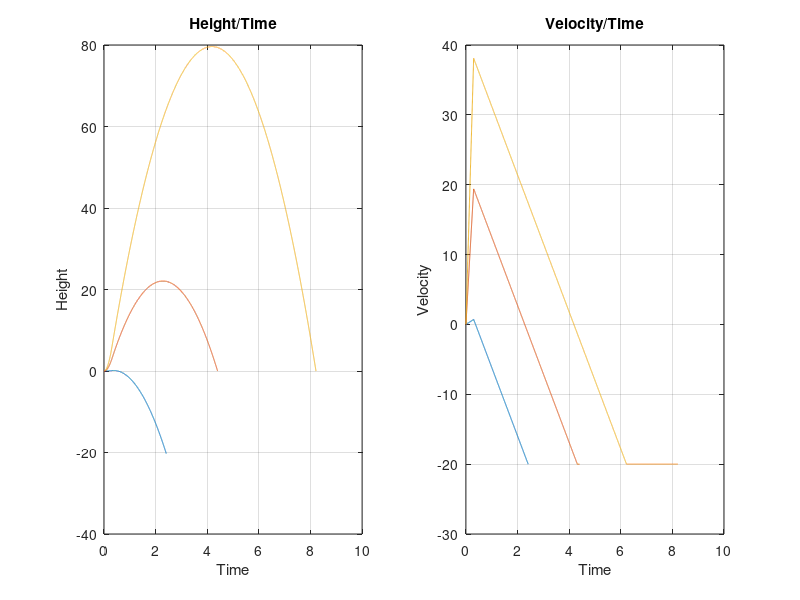

The MATLAB source for this figure:
clear, clc, close all

%Comments yap yap yap 

m = 0.08; % Mass of the rocket in kgs
g = 9.81; %acceration due to gravity  
Fe = [10,15,20]; %Matrix where I define the three thrust values
tp = 0.001; %This is the interval time increase every while loop

for i = 1:1:3 %for loop to run through the script three times
    n = 1; %Matric starting integer location
    t = 0; %initial time declaration 
    Fn = Fe(i); %relating the fn to Fe with the integer of current loop in for loop
    a = (Fn-(n*g))/m; %acceleration equation 
   
    while t <= 0.3 %time when the rocket is thrusting t=[0-0.3sec]
        n = n+1; %add one to the matrix
        h = 0.5*a*(t^2);
        v = a*t; %Velocity equation
        t = t+tp; %time interval equation (add 'tp' to 't' every loop)
        T(1,n) = t; %Storing the value of 't' in matrix 'T' to the 'n'th column every loop
        H(1,n) = h; %same as above
        V(1,n) = v; %same as above
    end
t1 = t; %storing the values of 't' into 't1' for the use in later equations
h1 = h; %same shit as above
v1 = v; %same as above bro 

%segment 2 - - -- - - -- - -- - 
while v >= -20 %to track the trajectory of the rocket until velocity is -20m/sec
    v = v1-(g*(t-t1)); %velocity equation
    h = h1+(v1*(t-t1))-((1/2)*g*((t-t1)^2)); %height equation
    t = t+tp; %time interval equation 
    n = n+1; %add one to matric integer storage location 
    T(1,n) = t; %Storing the value of 't' in matrix 'T' to the 'n'th column every loop
    H(1,n) = h; %same as above
    V(1,n) = v; %same as above
end

v2 = v; %just storing them into something else because i felt cute
t2 = t;
h2 = h;

%segmnent 3

while h >=0 %tracking velocity of the rocket until height is = 0m
    h = h2+(v2*(t-t2))-((0.5))*g*((t-t2)^2); %Height equation again 
    t = t+tp;
    n = n+1; %add one to matric integer storage location 
    T(1,n) = t; %Storing the value of 't' in matrix 'T' to the 'n'th column every loop
    H(1,n) = h; %same as above
    V(1,n) = v; %same as above

 
end 

%Plotting Time vs Height
subplot(1,2,1), plot(T,H), hold on, title('Height/Time'), xlabel('Time'), ylabel('Height'), grid

%Plotting Time vs Velocity
subplot(1,2,2), plot(T,V), hold on, title('Velocity/Time'), xlabel('Time'), ylabel('Velocity'), grid
    end

